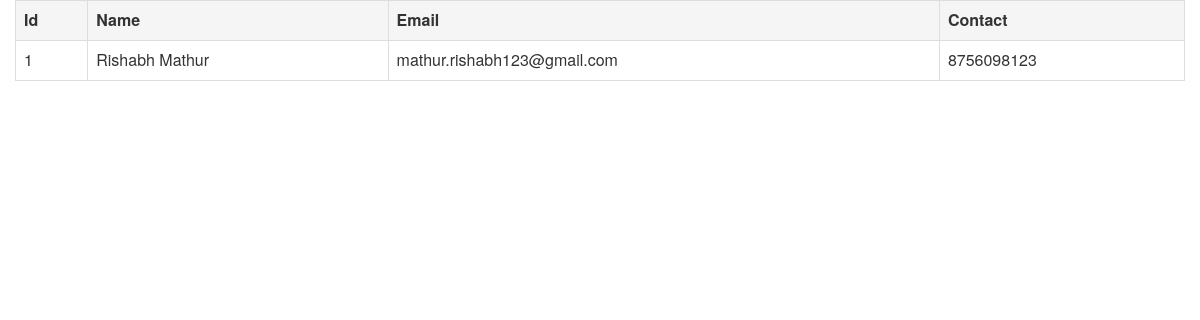
The page /Admin/customers.php on the database as committed earlier.
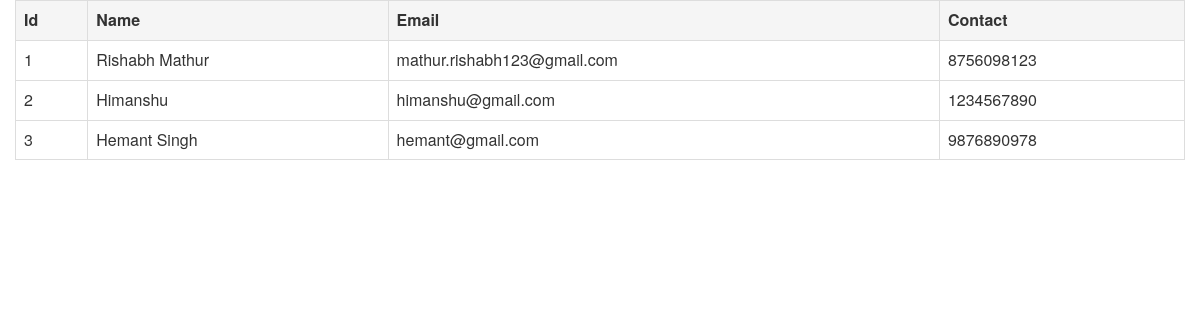
The same page on the database as committed later.
### tables this page shows
CREATE TABLE IF NOT EXISTS `userdetails` (
  `id` int(20) NOT NULL AUTO_INCREMENT,
  `name` varchar(255) NOT NULL,
  `email` varchar(255) NOT NULL,
  `mobile` bigint(15) NOT NULL,
  `password` varchar(255) NOT NULL,
  PRIMARY KEY (`id`)
);

### Admin/customers.php (the view, shortened to what this page needs)
<?php
    include('connect.php');
    $sql = "select * from userdetails";
    $run = mysqli_query($conn, $sql);
?>
   <html>
    <head>
        <link rel="stylesheet" href="https://use.fontawesome.com/releases/v5.8.2/css/all.css">
        <link rel="stylesheet" href="https://maxcdn.bootstrapcdn.com/bootstrap/3.3.6/css/bootstrap.min.css"/>
    </head>
    <body>
        <div class="container-fluid">
            <div class="table-responsive">
                <table class="table table-hover table-bordered">
                    <tr class="active">
                        <th>Id</th>
                        <th>Name</th>
                        <th>Email</th>
                        <th>Contact</th>
                    </tr>
                    <?php while($data = mysqli_fetch_array($run)) { ?>
                    <tr>
                        <td><?php echo $data['id']; ?></td>
                        <td><?php echo $data['name']; ?></td>
                        <td><?php echo $data['email']; ?></td>
                        <td><?php echo $data['mobile']; ?></td>
                    </tr>
                    <?php  } ?>
                </table>
            </div>
        </div>
    </body>
</html>

Rows that differ between the two databases and show on the page:
added userdetails: id "2", name "Himanshu", email "himanshu@gmail.com", mobile "1234567890"
added userdetails: id "3", name "Hemant Singh", email "hemant@gmail.com", mobile "9876890978"
